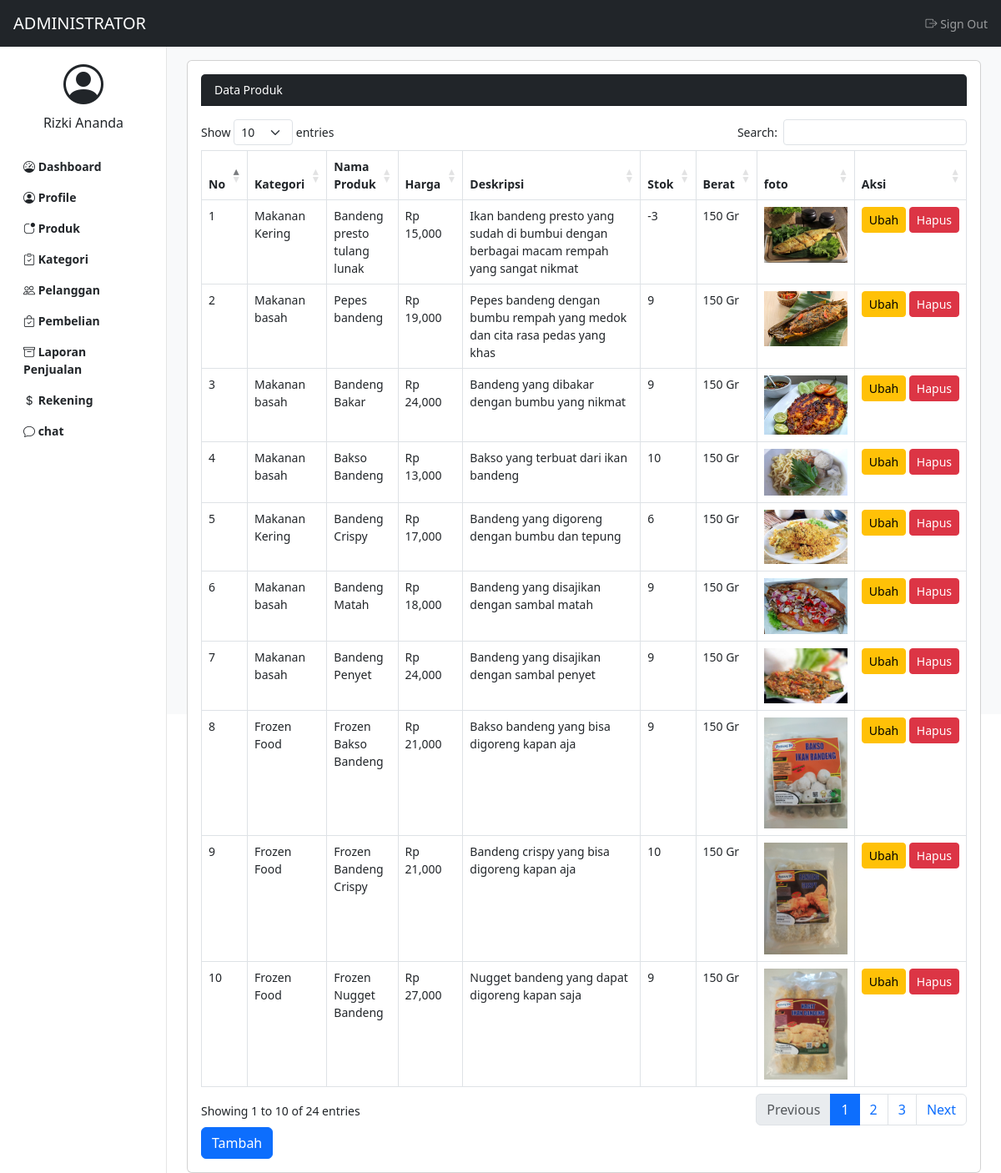
/admin/produk.php (signed in), run on the app's committed database.
### tables this page shows
CREATE TABLE `produk` (
  `id_produk` int(11) NOT NULL,
  `id_kategori` int(11) NOT NULL,
  `nama_produk` varchar(100) NOT NULL,
  `harga_produk` int(11) NOT NULL,
  `deskripsi_produk` text NOT NULL,
  `stok_produk` int(11) NOT NULL,
  `berat_produk` int(11) NOT NULL,
  `foto_produk` varchar(255) NOT NULL
);

CREATE TABLE `kategori` (
  `id_kategori` int(11) NOT NULL,
  `nama_kategori` varchar(100) NOT NULL
);

### admin/produk.php (the view)
<?php
include "header.php";
$produk = array();
$ambil_produk = $koneksi -> query("SELECT * FROM produk LEFT JOIN kategori ON kategori.id_kategori = produk.id_kategori");
while ($tiap_produk = $ambil_produk -> fetch_assoc())
{
	$produk [] = $tiap_produk;
}
?>
<div class="card-header bg-dark text-white mb-3">Data Produk</div>
<div class="table-responsive">
	<table class="table table-bordered table-hover" id="thetable">
		<thead>
			<tr>
				<th>No</th>
				<th>Kategori</th>
				<th>Nama Produk</th>
				<th>Harga</th>
				<th>Deskripsi</th>
				<th>Stok</th>
				<th>Berat</th>
				<th>foto</th>
				<th>Aksi</th>
			</tr>
		</thead>
		<tbody>
			<?php foreach ($produk as $key => $value): ?>
				<tr>
					<td><?php echo $key+1; ?></td>
					<td><?php echo $value["nama_kategori"]; ?></td>
					<td><?php echo $value["nama_produk"]; ?></td>
					<td>Rp <?php echo number_format($value["harga_produk"]); ?></td>
					<td width="300"><?php echo $value["deskripsi_produk"]; ?></td>
					<td><?php echo $value["stok_produk"]; ?></td>
					<td><?php echo number_format($value["berat_produk"]); ?> Gr</td>
					<td>
						<img src="../assets/file/<?php echo $value["foto_produk"]; ?>" width="100">
					</td>
					<td nowrap="nowrap">
						<a href="ubah_produk.php?id=<?php echo $value["id_produk"]; ?>" class="btn-sm btn btn-warning">Ubah</a>
						<a href="hapus_produk.php?id=<?php echo $value["id_produk"]; ?>" onclick="return confirm('Apakah anda yakin?')" class="btn-sm btn btn-danger">Hapus</a>
					</td>
				</tr>
			<?php endforeach ?>
		</tbody>
	</table>
	<a href="tambah_produk.php" class="btn btn-primary">Tambah</a>
</div>
<?php
include "footer.php";
?>

### admin/header.php (shortened to what this page needs)
<?php
include "../koneksi.php";
$id_admin = $_SESSION["admin"] ["id_admin"];
$ambil_admin = $koneksi -> query("SELECT * FROM admin WHERE id_admin = '$id_admin'");
$admin = $ambil_admin -> fetch_assoc();
?>
<!DOCTYPE html>
<html>
<head>
	<link rel="stylesheet" type="text/css" href="../assets/css/bootstrap.css">
	<link rel="stylesheet" type="text/css" href="https://cdn.jsdelivr.net/npm/bootstrap-icons@1.5.0/font/bootstrap-icons.css">
	<link rel="stylesheet" type="text/css" href="../assets/css/dashboard.css">
	<link rel="stylesheet" type="text/css" href="../assets/css/dataTables.bootstrap5.min.css">
</head>
<body>
	<header class="navbar navbar-dark bg-dark sticky-top">
		<a class="navbar-brand px-3" href="index.php">ADMINISTRATOR</a>
		<div class="navbar-nav">
			<div class="nav-item">
				<a class="nav-link px-3" href="logout.php" onclick="return confirm('Apakah anda yakin ingin keluar?')">
					<i class="bi bi-box-arrow-right"></i>
					Sign Out
				</a>
			</div>
		</div>
	</header>
	<div class="container-fluid">
		<div class="row">
			<nav id="sidebar" class="col-md-3 col-lg-2 bg-white position-fixed start-0 top-0 bottom-0 py-5 collapse d-md-block sidebar">
				<a href="profil_admin.php" class="text-decoration-none">
					<div class="container text-center pt-4">
						<span class="bi bi-person-circle display-5 text-dark"></span>
						<h6 class="pt-2 text-dark"><?php echo $admin["nama_admin"]; ?></h6>
					</div>
				</a>
				<div class="pt-3">
					<ul class="nav flex-column">
						<li class="nav-item">
							<a href="index.php" class="nav-link text-dark fw-bold"><span class="bi bi-speedometer"></span> Dashboard</a>
						</li>
						<li class="nav-item">
							<a href="profil_admin.php" class="nav-link text-dark fw-bold"><span class="bi bi-person-circle"></span> Profile</a>
						</li>
						<li class="nav-item">
							<a href="produk.php" class="nav-link text-dark fw-bold"><span class="bi bi-app-indicator"></span> Produk</a>
						</li>
						<li class="nav-item">
							<a href="kategori.php" class="nav-link text-dark fw-bold"><span class="bi bi-clipboard-check"></span> Kategori</a>
						</li>
						<li class="nav-item">
							<a href="pelanggan.php" class="nav-link text-dark fw-bold"><span class="bi bi-people"></span> Pelanggan</a>
						</li>
						<li class="nav-item">
							<a href="pembelian.php" class="nav-link text-dark fw-bold"><span class="bi bi-bag-check"></span> Pembelian</a>
						</li>
						<li class="nav-item">
							<a href="laporan_penjualan.php" class="nav-link text-dark fw-bold"><span class="bi bi-archive"></span> Laporan Penjualan</a>
						</li>
						<li class="nav-item">
							<a href="rekening.php" class="nav-link text-dark fw-bold"><span class="bi bi-currency-dollar"></span> Rekening</a>
						</li>
						<li class="nav-item">
							<a href="Chat.php" class="nav-link text-dark fw-bold"><span class="bi bi-chat"></span> chat</a>
						</li>
					</ul>
				</div>
			</nav>
		</div>
	</div>
	<main class="col-lg-10 col-md-9 ms-sm-auto px-sm-4 py-3 vh-100 bg-light">
		<div class="card">
			<div class="card-body">

### assets/css/dashboard.css (style rules this page uses)
body { font-size: 0.875rem; }
.sidebar { z-index: 100; box-shadow: inset -1px 0 0 0 rgba(0, 0, 0, 0.1); }

### data on the page
produk: id_kategori.nama_kategori "Makanan Kering", nama_produk "Bandeng presto tulang lunak", harga_produk "15,000", deskripsi_produk "Ikan bandeng presto yang sudah di bumbui dengan berbagai macam rempah yang sangat nikmat", stok_produk "-3", berat_produk "150", foto_produk (picture)
produk: id_kategori.nama_kategori "Makanan basah", nama_produk "Pepes bandeng", harga_produk "19,000", deskripsi_produk "Pepes bandeng dengan bumbu rempah yang medok dan cita rasa pedas yang khas", stok_produk "9", berat_produk "150", foto_produk (picture)
produk: id_kategori.nama_kategori "Makanan basah", nama_produk "Bandeng Bakar", harga_produk "24,000", deskripsi_produk "Bandeng yang dibakar dengan bumbu yang nikmat", stok_produk "9", berat_produk "150", foto_produk (picture)
produk: id_kategori.nama_kategori "Makanan basah", nama_produk "Bakso Bandeng", harga_produk "13,000", deskripsi_produk "Bakso yang terbuat dari ikan bandeng", stok_produk "10", berat_produk "150", foto_produk (picture)
produk: id_kategori.nama_kategori "Makanan Kering", nama_produk "Bandeng Crispy", harga_produk "17,000", deskripsi_produk "Bandeng yang digoreng dengan bumbu dan tepung", stok_produk "6", berat_produk "150", foto_produk (picture)
produk: id_kategori.nama_kategori "Makanan basah", nama_produk "Bandeng Matah", harga_produk "18,000", deskripsi_produk "Bandeng yang disajikan dengan sambal matah", stok_produk "9", berat_produk "150", foto_produk (picture)
produk: id_kategori.nama_kategori "Makanan basah", nama_produk "Bandeng Penyet", harga_produk "24,000", deskripsi_produk "Bandeng yang disajikan dengan sambal penyet", stok_produk "9", berat_produk "150", foto_produk (picture)
produk: id_kategori.nama_kategori "Frozen Food", nama_produk "Frozen Bakso Bandeng", harga_produk "21,000", deskripsi_produk "Bakso bandeng yang bisa digoreng kapan aja", stok_produk "9", berat_produk "150", foto_produk (picture)
produk: id_kategori.nama_kategori "Frozen Food", nama_produk "Frozen Bandeng Crispy", harga_produk "21,000", deskripsi_produk "Bandeng crispy yang bisa digoreng kapan aja", stok_produk "10", berat_produk "150", foto_produk (picture)
produk: id_kategori.nama_kategori "Frozen Food", nama_produk "Frozen Nugget Bandeng", harga_produk "27,000", deskripsi_produk "Nugget bandeng yang dapat digoreng kapan saja", stok_produk "9", berat_produk "150", foto_produk (picture)

### other printed values
$admin["nama_admin"] "Rizki Ananda"
